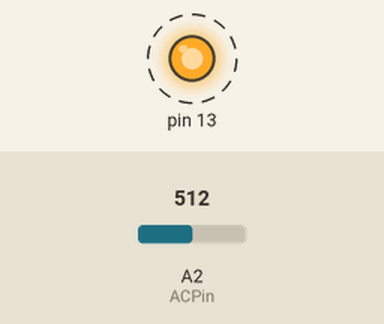
This sketch was run on a simulated Arduino Uno, built with avr-gcc and run on an emulated ATmega328P. On the bench: output pins drawn as LEDs (lit = HIGH). Dashed ring = blinking. Inputs (shaded band) come from the test bench; at power-on: A2 (ACPin) = 512. What the sketch prints to the serial monitor is not drawn.

Above: at 0.2 s.
Timing chart, 0 to 3.0 s (numbered marks = the images above):
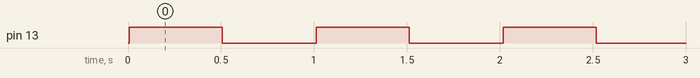

Measured:
- by itself, pin 13: alternates HIGH for 0.50 s and LOW for 0.51 s

The sketch:

Current_Clamp.ino
```cpp
// (licence header left out)
const int ACPin = A2;         //set arduino signal read pin
#define ACTectionRange 10;    //set Non-invasive AC Current Sensor tection range (5A,10A,20A)

// VREF: Analog reference
// For Arduino UNO, Leonardo and mega2560, etc. change VREF to 5
// For Arduino Zero, Due, MKR Family, ESP32, etc. 3V3 controllers, change VREF to 3.3
#define VREF 5.0

float readACCurrentValue()
{
  float ACCurrtntValue = 0;
  float peakVoltage = 0;
  float voltageVirtualValue = 0;  //Vrms
  for (int i = 0; i < 5; i++)
  {
    peakVoltage += analogRead(ACPin);   //read peak voltage
    delay(1);
  }
  peakVoltage = peakVoltage / 5;
  voltageVirtualValue = peakVoltage * 0.707;    //change the peak voltage to the Virtual Value of voltage

  /*The circuit is amplified by 2 times, so it is divided by 2.*/
  voltageVirtualValue = (voltageVirtualValue / 1024 * VREF ) / 2;

  ACCurrtntValue = voltageVirtualValue * ACTectionRange;

  return ACCurrtntValue;
}

void setup()
{
  Serial.begin(9600);
  pinMode(13, OUTPUT);

}

void loop()
{

  float ACCurrentValue = readACCurrentValue(); //read AC Current Value
  Serial.print(ACCurrentValue);
  Serial.println(" A");
  digitalWrite(13, HIGH);
  delay(500);
  digitalWrite(13, LOW);
  delay(500);

}
```
